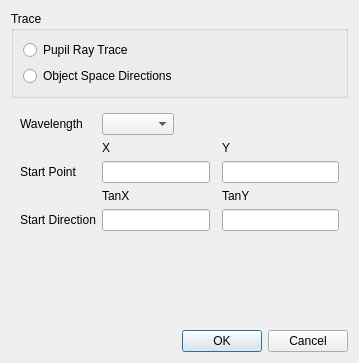
<?xml version="1.0" encoding="UTF-8"?>
<ui version="4.0">
 <class>SingleRayTraceDialog</class>
 <widget class="QDialog" name="SingleRayTraceDialog">
  <property name="geometry">
   <rect>
    <x>0</x>
    <y>0</y>
    <width>359</width>
    <height>363</height>
   </rect>
  </property>
  <property name="windowTitle">
   <string>Dialog</string>
  </property>
  <layout class="QVBoxLayout" name="verticalLayout">
   <item>
    <widget class="QGroupBox" name="groupBox">
     <property name="title">
      <string>Trace</string>
     </property>
     <layout class="QVBoxLayout" name="verticalLayout_2">
      <item>
       <widget class="QRadioButton" name="radioButton_Pupil">
        <property name="text">
         <string>Pupil Ray Trace</string>
        </property>
        <attribute name="buttonGroup">
         <string notr="true">buttonGroup_TraceType</string>
        </attribute>
       </widget>
      </item>
      <item>
       <widget class="QRadioButton" name="radioButton_Obj">
        <property name="text">
         <string>Object Space Directions</string>
        </property>
        <attribute name="buttonGroup">
         <string notr="true">buttonGroup_TraceType</string>
        </attribute>
       </widget>
      </item>
     </layout>
    </widget>
   </item>
   <item>
    <widget class="QStackedWidget" name="stackedWidget">
     <property name="currentIndex">
      <number>1</number>
     </property>
     <widget class="QWidget" name="page">
      <layout class="QGridLayout" name="gridLayout">
       <item row="4" column="2">
        <widget class="QLineEdit" name="lineEdit_Pupil_Y"/>
       </item>
       <item row="0" column="0">
        <widget class="QLabel" name="label_11">
         <property name="text">
          <string>Wavelength</string>
         </property>
        </widget>
       </item>
       <item row="2" column="0">
        <widget class="QLabel" name="label_3">
         <property name="text">
          <string>Field Index</string>
         </property>
        </widget>
       </item>
       <item row="4" column="0">
        <widget class="QLabel" name="label_8">
         <property name="text">
          <string>Relative Pupil 
 Coordinates</string>
         </property>
        </widget>
       </item>
       <item row="4" column="1">
        <widget class="QLineEdit" name="lineEdit_Pupil_X"/>
       </item>
       <item row="3" column="1">
        <widget class="QLabel" name="label">
         <property name="text">
          <string>X</string>
         </property>
        </widget>
       </item>
       <item row="3" column="2">
        <widget class="QLabel" name="label_2">
         <property name="text">
          <string>Y</string>
         </property>
        </widget>
       </item>
       <item row="5" column="1">
        <spacer name="verticalSpacer">
         <property name="orientation">
          <enum>Qt::Vertical</enum>
         </property>
         <property name="sizeHint" stdset="0">
          <size>
           <width>20</width>
           <height>40</height>
          </size>
         </property>
        </spacer>
       </item>
       <item row="0" column="1">
        <widget class="QComboBox" name="comboBox_Wvl_Pupil"/>
       </item>
       <item row="2" column="1">
        <widget class="QComboBox" name="comboBox_Field"/>
       </item>
      </layout>
     </widget>
     <widget class="QWidget" name="page_2">
      <layout class="QGridLayout" name="gridLayout_2">
       <item row="3" column="0">
        <widget class="QLabel" name="label_9">
         <property name="text">
          <string>Start Point</string>
         </property>
        </widget>
       </item>
       <item row="4" column="1" colspan="2">
        <widget class="QLabel" name="label_6">
         <property name="text">
          <string>TanX</string>
         </property>
        </widget>
       </item>
       <item row="2" column="1">
        <widget class="QLabel" name="label_4">
         <property name="text">
          <string>X</string>
         </property>
        </widget>
       </item>
       <item row="2" column="4">
        <widget class="QLabel" name="label_5">
         <property name="text">
          <string>Y</string>
         </property>
        </widget>
       </item>
       <item row="5" column="4">
        <widget class="QLineEdit" name="lineEdit_Obj_TanY"/>
       </item>
       <item row="4" column="4">
        <widget class="QLabel" name="label_7">
         <property name="text">
          <string>TanY</string>
         </property>
        </widget>
       </item>
       <item row="5" column="0">
        <widget class="QLabel" name="label_10">
         <property name="text">
          <string>Start Direction</string>
         </property>
        </widget>
       </item>
       <item row="5" column="1" colspan="2">
        <widget class="QLineEdit" name="lineEdit_Obj_TanX"/>
       </item>
       <item row="3" column="1" colspan="2">
        <widget class="QLineEdit" name="lineEdit_Obj_X"/>
       </item>
       <item row="3" column="4">
        <widget class="QLineEdit" name="lineEdit_Obj_Y"/>
       </item>
       <item row="6" column="1" colspan="3">
        <spacer name="verticalSpacer_2">
         <property name="orientation">
          <enum>Qt::Vertical</enum>
         </property>
         <property name="sizeHint" stdset="0">
          <size>
           <width>20</width>
           <height>40</height>
          </size>
         </property>
        </spacer>
       </item>
       <item row="0" column="0">
        <widget class="QLabel" name="label_12">
         <property name="text">
          <string>Wavelength</string>
         </property>
        </widget>
       </item>
       <item row="0" column="1">
        <widget class="QComboBox" name="comboBox_Wvl_Obj"/>
       </item>
      </layout>
     </widget>
    </widget>
   </item>
   <item>
    <widget class="QDialogButtonBox" name="buttonBox">
     <property name="orientation">
      <enum>Qt::Horizontal</enum>
     </property>
     <property name="standardButtons">
      <set>QDialogButtonBox::Cancel|QDialogButtonBox::Ok</set>
     </property>
    </widget>
   </item>
  </layout>
 </widget>
 <resources/>
 <connections>
  <connection>
   <sender>buttonBox</sender>
   <signal>accepted()</signal>
   <receiver>RealRayTraceDialog</receiver>
   <slot>accept()</slot>
   <hints>
    <hint type="sourcelabel">
     <x>248</x>
     <y>254</y>
    </hint>
    <hint type="destinationlabel">
     <x>157</x>
     <y>274</y>
    </hint>
   </hints>
  </connection>
  <connection>
   <sender>buttonBox</sender>
   <signal>rejected()</signal>
   <receiver>RealRayTraceDialog</receiver>
   <slot>reject()</slot>
   <hints>
    <hint type="sourcelabel">
     <x>316</x>
     <y>260</y>
    </hint>
    <hint type="destinationlabel">
     <x>286</x>
     <y>274</y>
    </hint>
   </hints>
  </connection>
 </connections>
 <buttongroups>
  <buttongroup name="buttonGroup_TraceType"/>
 </buttongroups>
</ui>
